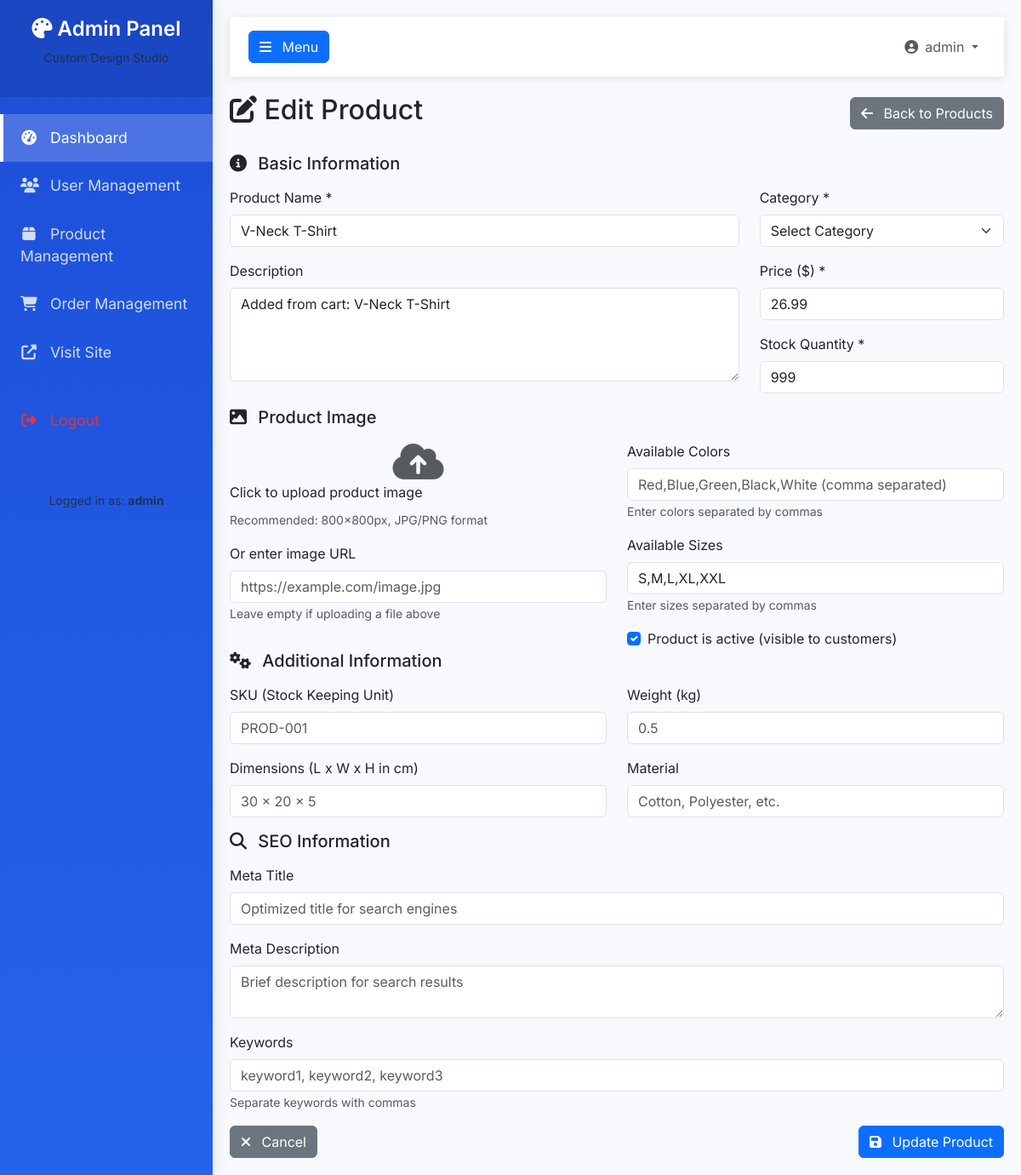
Page /products/admin/4/edit (signed in) on the committed database.
### tables this page shows
CREATE TABLE products (
                product_id INTEGER PRIMARY KEY AUTOINCREMENT,
                name TEXT NOT NULL,
                description TEXT,
                category TEXT NOT NULL,
                price REAL NOT NULL,
                stock INTEGER DEFAULT 0,
                colors TEXT,
                sizes TEXT,
                image_url TEXT,
                created_by INTEGER,
                is_active INTEGER DEFAULT 1,
                created_at TIMESTAMP DEFAULT CURRENT_TIMESTAMP,
                updated_at TIMESTAMP DEFAULT CURRENT_TIMESTAMP,
                FOREIGN KEY (created_by) REFERENCES users(user_id)
            );

### product_routes.py (the view, shortened to what this page needs)
@product_bp.route('/admin/<int:product_id>/edit', methods=['GET', 'POST'])
@admin_required
def edit_product(product_id):
    product = db_helper.get_product_by_id(product_id)
    if not product:
        flash('Product not found.', 'danger')
        return redirect(url_for('products.admin_products'))
    categories = get_categories_with_defaults()
    return render_template('product_form.html',
                         action='edit',
                         product=product,
                         categories=categories)

### app.py (called while the page is built)
@app.context_processor
def inject_csrf_token():
    from flask_wtf.csrf import generate_csrf
    return dict(csrf_token=lambda: generate_csrf())

### database.py (called while the page is built)
    def get_product_categories(self):
        conn = sqlite3.connect(self.db_name)
        cursor = conn.cursor()
        cursor.execute('SELECT DISTINCT category FROM products WHERE is_active = 1 ORDER BY category')
        categories = [row[0] for row in cursor.fetchall()]
        conn.close()
        return categories

    def get_product_by_id(self, product_id):
        conn = sqlite3.connect(self.db_name)
        cursor = conn.cursor()
        cursor.execute('SELECT * FROM products WHERE product_id = ?', (product_id,))
        product = cursor.fetchone()
        conn.close()
        return product

### product_routes.py (called while the page is built)
def admin_required(f):
    @wraps(f)
    def decorated_function(*args, **kwargs):
        if 'user_id' not in session:
            flash('Please log in to access this page.', 'warning')
            return redirect(url_for('login'))
        if session.get('role') != 'admin':
            flash('Admin privileges required.', 'danger')
            return redirect(url_for('home'))
        return f(*args, **kwargs)
    return decorated_function

def get_categories_with_defaults():
    default_categories = ['t-shirts', 'mugs', 'hoodies', 'long-sleeves']
    db_categories = db_helper.get_product_categories()
    all_categories = list(dict.fromkeys(default_categories + [c.lower() for c in db_categories]))
    return sorted(all_categories)

### templates/product_form.html (shortened to what this page needs)
{% extends "base_admin.html" %}
{% from "includes/_formHelper.html" import render_field %}
{% block content %}
<div class="product-form-container">
    <div class="d-flex justify-content-between align-items-center mb-4">
        <h2><i class="fas fa-{{ 'edit' if action == 'edit' else 'plus' }}"></i> {{ 'Edit' if action == 'edit' else 'Create New' }} Product</h2>
        <a href="{{ url_for('products.admin_products') }}" class="btn btn-secondary">
            <i class="fas fa-arrow-left me-2"></i> Back to Products
        </a>
    </div>
    <div class="form-card">
        <form method="POST" action="" enctype="multipart/form-data" id="productForm">
            <div class="form-section">
                <h5 class="mb-3"><i class="fas fa-info-circle me-2"></i> Basic Information</h5>
                <div class="row">
                    <div class="col-md-8">
                        <div class="mb-3">
                            <label class="form-label">Product Name *</label>
                            <input type="text" class="form-control" name="name"
                                   value="{{ product[1] if product else '' }}"
                                   required placeholder="Enter product name">
                        </div>
                        <div class="mb-3">
                            <label class="form-label">Description</label>
                            <textarea class="form-control" name="description" rows="4"
                                      placeholder="Enter product description">{{ product[2] if product else '' }}</textarea>
                        </div>
                    </div>
                    <div class="col-md-4">
                        <div class="mb-3">
                            <label class="form-label">Category *</label>
                            <select class="form-select" name="category" required>
                                <option value="">Select Category</option>
                            </select>
                        </div>
                        <div class="mb-3">
                            <label class="form-label">Price ($) *</label>
                            <input type="number" class="form-control" name="price"
                                   value="{{ product[4] if product else '' }}"
                                   step="0.01" min="0" required placeholder="0.00">
                        </div>
                        <div class="mb-3">
                            <label class="form-label">Stock Quantity *</label>
                            <input type="number" class="form-control" name="stock"
                                   value="{{ product[5] if product else '0' }}"
                                   min="0" required placeholder="0">
                        </div>
                    </div>
                </div>
            </div>
            <div class="form-section">
                <h5 class="mb-3"><i class="fas fa-image me-2"></i> Product Image</h5>
                <div class="row">
                    <div class="col-md-6">
                        <div class="image-upload" onclick="document.getElementById('productImage').click()">
                            <div id="imagePreview" class="image-preview">
                                {% if product and product[8] %}
                                {% if product[8].startswith('http://') or product[8].startswith('https://') %}
                                <img src="{{ product[8] }}" alt="Current Image">
                                {% else %}
                                <img src="{{ url_for('static', filename=product[8]) }}" alt="Current Image">
                                {% endif %}
                                {% else %}
                                <div class="d-flex align-items-center justify-content-center h-100">
                                    <i class="fas fa-cloud-upload-alt fa-3x text-muted"></i>
                                </div>
                                {% endif %}
                            </div>
                            <p class="mb-2">Click to upload product image</p>
                            <small class="text-muted">Recommended: 800x800px, JPG/PNG format</small>
                        </div>
                        <div class="mt-3">
                            <label class="form-label">Or enter image URL</label>
                            <input type="url" class="form-control" id="productImageUrl" name="image_url"
                                   value="{{ product[8] if product and product[8] and not product[8].startswith('uploads/') else '' }}"
                                   placeholder="https://example.com/image.jpg">
                            <small class="text-muted">Leave empty if uploading a file above</small>
                        </div>
                    </div>
                    <div class="col-md-6">
                        <div class="mb-3">
                            <label class="form-label">Available Colors</label>
                            <input type="text" class="form-control" name="colors"
                                   value="{{ product[6] if product else '' }}"
                                   placeholder="Red,Blue,Green,Black,White (comma separated)">
                            <small class="text-muted">Enter colors separated by commas</small>
                        </div>
                        <div class="mb-3">
                            <label class="form-label">Available Sizes</label>
                            <input type="text" class="form-control" name="sizes"
                                   value="{{ product[7] if product else '' }}"
                                   placeholder="S,M,L,XL,XXL (comma separated)">
                            <small class="text-muted">Enter sizes separated by commas</small>
                        </div>
                        {% if action == 'edit' %}
                        <div class="form-check">
                            <input class="form-check-input" type="checkbox" name="is_active"
                                   id="isActive" {% if product[10] == 1 %}checked{% endif %}>
                            <label class="form-check-label" for="isActive">
                                Product is active (visible to customers)
                            </label>
                        </div>
                        {% endif %}
                    </div>
                </div>
            </div>
            <div class="form-section">
                <h5 class="mb-3"><i class="fas fa-cogs me-2"></i> Additional Information</h5>
                <div class="row">
                    <div class="col-md-6">
                        <div class="mb-3">
                            <label class="form-label">SKU (Stock Keeping Unit)</label>
                            <input type="text" class="form-control" name="sku"
                                   value="{{ product.sku if product else '' }}"
                                   placeholder="PROD-001">
                        </div>
                    </div>
                    <div class="col-md-6">
                        <div class="mb-3">
                            <label class="form-label">Weight (kg)</label>
                            <input type="number" class="form-control" name="weight"
                                   value="{{ product.weight if product else '0.5' }}"
                                   step="0.1" min="0" placeholder="0.5">
                        </div>
                    </div>
                </div>
                <div class="row">
                    <div class="col-md-6">
                        <div class="mb-3">
                            <label class="form-label">Dimensions (L x W x H in cm)</label>
                            <input type="text" class="form-control" name="dimensions"
                                   value="{{ product.dimensions if product else '' }}"
                                   placeholder="30 x 20 x 5">
                        </div>
                    </div>
                    <div class="col-md-6">
                        <div class="mb-3">
                            <label class="form-label">Material</label>
                            <input type="text" class="form-control" name="material"
                                   value="{{ product.material if product else '' }}"
                                   placeholder="Cotton, Polyester, etc.">
                        </div>
                    </div>
                </div>
            </div>
            <div class="form-section">
                <h5 class="mb-3"><i class="fas fa-search me-2"></i> SEO Information</h5>
                <div class="mb-3">
                    <label class="form-label">Meta Title</label>
                    <input type="text" class="form-control" name="meta_title"
                           value="{{ product.meta_title if product else '' }}"
                           placeholder="Optimized title for search engines">
                </div>
                <div class="mb-3">
                    <label class="form-label">Meta Description</label>
                    <textarea class="form-control" name="meta_description" rows="2"
                              placeholder="Brief description for search results">{{ product.meta_description if product else '' }}</textarea>
                </div>
                <div class="mb-3">
                    <label class="form-label">Keywords</label>
                    <input type="text" class="form-control" name="keywords"
                           value="{{ product.keywords if product else '' }}"
                           placeholder="keyword1, keyword2, keyword3">
                    <small class="text-muted">Separate keywords with commas</small>
                </div>
            </div>
            <div class="d-flex justify-content-between">
                <button type="button" class="btn btn-secondary" onclick="window.history.back()">
                    <i class="fas fa-times me-2"></i> Cancel
                </button>
                <button type="submit" class="btn btn-primary">
                    <i class="fas fa-save me-2"></i> {{ 'Update' if action == 'edit' else 'Create' }} Product
                </button>
            </div>
        </form>
    </div>
</div>
{% endblock %}

### templates/base_admin.html (style rules this page uses)
:root { --primary-blue: #2563eb; --primary-dark: #1d4ed8; --sidebar-width: 250px; }
body { font-family: 'Inter', sans-serif; background-color: #f8f9fc; }

### rows in the picture
products: name "V-Neck T-Shirt", description "Added from cart: V-Neck T-Shirt", price "26.99", stock "999", sizes "S,M,L,XL,XXL", is_active "☑"

### other values in the picture
{{ session.username }} "admin"
{{ 'Edit' if action == 'edit' else 'Create New' }} "Edit"
{{ 'Update' if action == 'edit' else 'Create' }} "Update"
